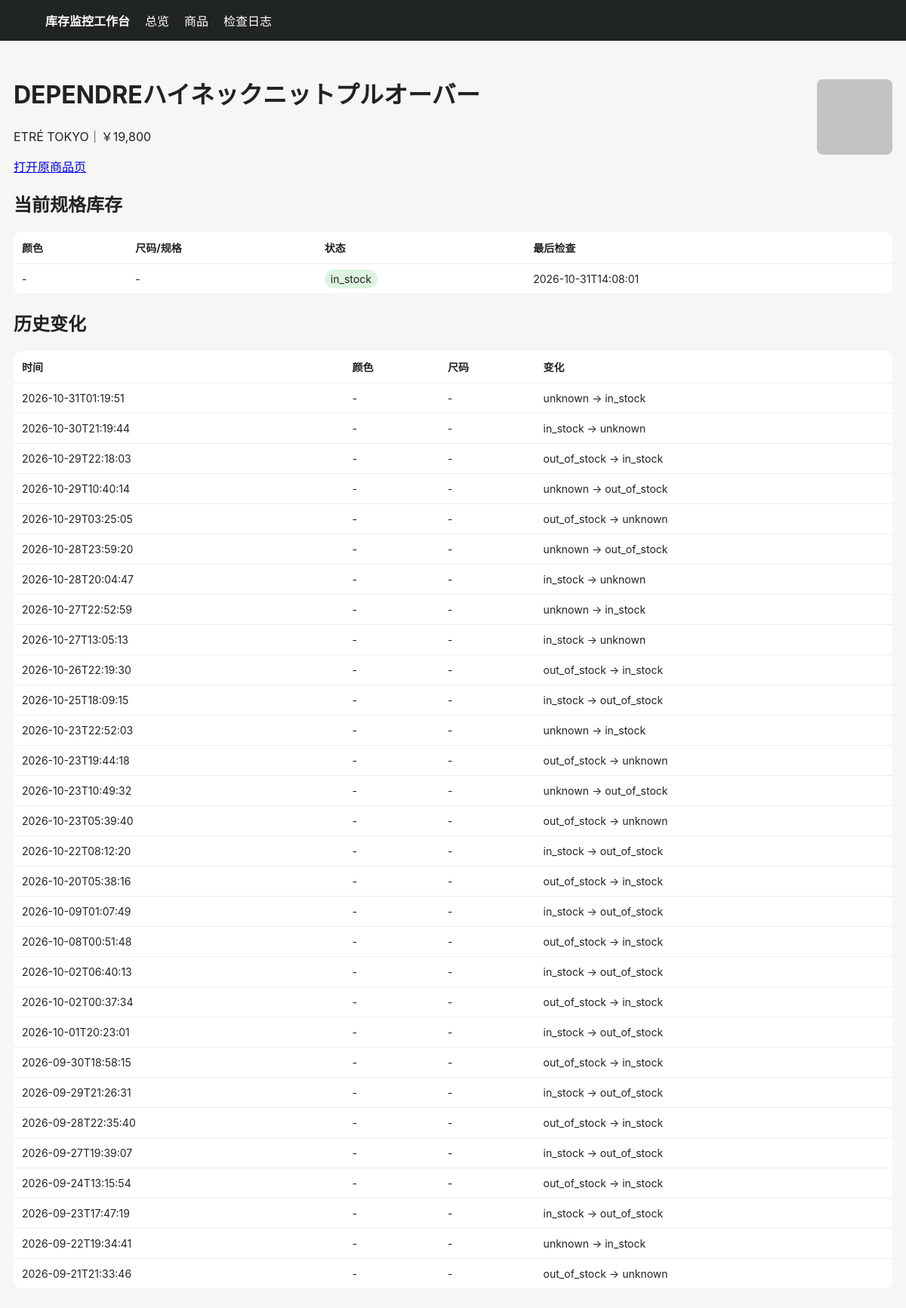
The app's page /product/671 with its own data.
### tables this page shows
CREATE TABLE products (
 id INTEGER PRIMARY KEY AUTOINCREMENT,
 site TEXT NOT NULL,
 url TEXT NOT NULL UNIQUE,
 name TEXT NOT NULL,
 price TEXT,
 image_url TEXT,
 first_seen TEXT NOT NULL,
 last_seen TEXT NOT NULL
);

CREATE TABLE variants (
 id INTEGER PRIMARY KEY AUTOINCREMENT,
 product_id INTEGER NOT NULL,
 color TEXT NOT NULL DEFAULT '',
 size TEXT NOT NULL DEFAULT '',
 status TEXT NOT NULL,
 last_checked TEXT NOT NULL,
 UNIQUE(product_id, color, size)
);

CREATE TABLE changes (
 id INTEGER PRIMARY KEY AUTOINCREMENT,
 product_id INTEGER NOT NULL,
 color TEXT NOT NULL DEFAULT '',
 size TEXT NOT NULL DEFAULT '',
 old_status TEXT NOT NULL,
 new_status TEXT NOT NULL,
 detected_at TEXT NOT NULL
);

### app/main.py (the view)
@app.get("/product/{pid}")
def product(request: Request, pid: int):
    with conn() as c:
        p=c.execute("SELECT * FROM products WHERE id=?",(pid,)).fetchone()
        vs=c.execute("SELECT * FROM variants WHERE product_id=? ORDER BY color,size",(pid,)).fetchall()
        cs=c.execute("SELECT * FROM changes WHERE product_id=? ORDER BY detected_at DESC",(pid,)).fetchall()
    return templates.TemplateResponse("product.html", {"request":request,"p":p,"variants":vs,"changes":cs})

### app/templates/product.html
{% extends "base.html" %}{% block content %}<div class="top"><div><h1>{{p.name}}</h1><p>{{p.site}}｜{{p.price}}</p><a href="{{p.url}}" target="_blank">打开原商品页</a></div>{% if p.image_url %}<img class="thumb" style="width:100px;height:100px" src="{{p.image_url}}">{% endif %}</div>
<h2>当前规格库存</h2><table><tr><th>颜色</th><th>尺码/规格</th><th>状态</th><th>最后检查</th></tr>{% for v in variants %}<tr><td>{{v.color or "-"}}</td><td>{{v.size or "-"}}</td><td><span class="badge {{v.status}}">{{v.status}}</span></td><td>{{v.last_checked}}</td></tr>{% endfor %}</table>
<h2>历史变化</h2><table><tr><th>时间</th><th>颜色</th><th>尺码</th><th>变化</th></tr>{% for c in changes %}<tr><td>{{c.detected_at}}</td><td>{{c.color or "-"}}</td><td>{{c.size or "-"}}</td><td>{{c.old_status}} → {{c.new_status}}</td></tr>{% endfor %}</table>{% endblock %}

### app/templates/base.html (style rules this page uses)
body { font-family:-apple-system,BlinkMacSystemFont,"Segoe UI",sans-serif;background:#f6f6f4;color:#222;margin:0 }
table { width:100%;border-collapse:collapse;background:#fff;border-radius:12px;overflow:hidden }
th,td { padding:11px;border-bottom:1px solid #eee;text-align:left;font-size:14px }
.badge { padding:4px 8px;border-radius:999px;background:#eee }
.in_stock { background:#ddf5df }
img.thumb { width:52px;height:52px;object-fit:cover;border-radius:8px }
.top { display:flex;justify-content:space-between;align-items:center;margin-bottom:18px }

### records on screen
products: name "DEPENDREハイネックニットプルオーバー", site "ETRÉ TOKYO", price "￥19,800", image_url (picture)
variants: color "-", size "-", status "in_stock", last_checked "2026-10-31T14:08:01"
changes: detected_at "2026-09-24T13:15:54", color "-", size "-", old_status "out_of_stock", new_status "in_stock"
changes: detected_at "2026-09-23T17:47:19", color "-", size "-", old_status "in_stock", new_status "out_of_stock"
changes: detected_at "2026-09-22T19:34:41", color "-", size "-", old_status "unknown", new_status "in_stock"
changes: detected_at "2026-09-21T21:33:46", color "-", size "-", old_status "out_of_stock", new_status "unknown"

### other values on screen
{{ c.detected_at }} "2026-10-31T01:19:51" "2026-10-30T21:19:44" "2026-10-29T22:18:03" "2026-10-29T10:40:14" "2026-10-29T03:25:05" "2026-10-28T23:59:20" "2026-10-28T20:04:47" "2026-10-27T22:52:59" "2026-10-27T13:05:13" "2026-10-26T22:19:30" "2026-10-25T18:09:15" "2026-10-23T22:52:03" "2026-10-23T19:44:18" "2026-10-23T10:49:32" "2026-10-23T05:39:40" "2026-10-22T08:12:20" "2026-10-20T05:38:16" "2026-10-09T01:07:49" "2026-10-08T00:51:48" "2026-10-02T06:40:13" "2026-10-02T00:37:34" "2026-10-01T20:23:01" "2026-09-30T18:58:15" "2026-09-29T21:26:31" "2026-09-28T22:35:40" "2026-09-27T19:39:07"
{{ c.color or "-" }} "-" "-" "-" "-" "-" "-" "-" "-" "-" "-" "-" "-" "-" "-" "-" "-" "-" "-" "-" "-" "-" "-" "-" "-" "-" "-"
{{ c.size or "-" }} "-" "-" "-" "-" "-" "-" "-" "-" "-" "-" "-" "-" "-" "-" "-" "-" "-" "-" "-" "-" "-" "-" "-" "-" "-" "-"
{{ c.old_status }} "unknown" "in_stock" "out_of_stock" "unknown" "out_of_stock" "unknown" "in_stock" "unknown" "in_stock" "out_of_stock" "in_stock" "unknown" "out_of_stock" "unknown" "out_of_stock" "in_stock" "out_of_stock" "in_stock" "out_of_stock" "in_stock" "out_of_stock" "in_stock" "out_of_stock" "in_stock" "out_of_stock" "in_stock"
{{ c.new_status }} "in_stock" "unknown" "in_stock" "out_of_stock" "unknown" "out_of_stock" "unknown" "in_stock" "unknown" "in_stock" "out_of_stock" "in_stock" "unknown" "out_of_stock" "unknown" "out_of_stock" "in_stock" "out_of_stock" "in_stock" "out_of_stock" "in_stock" "out_of_stock" "in_stock" "out_of_stock" "in_stock" "out_of_stock"
